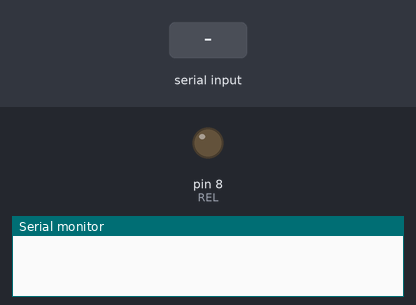
The sketch below on a simulated Arduino Uno, built with avr-gcc and run on an emulated ATmega328P. On the bench: output pins drawn as LEDs (lit = HIGH), the last lines printed to the serial monitor. Inputs (shaded band) come from the test bench.

Above: at 1.2 s.
1.3 s: "1" received over Serial
At 1.6 s:
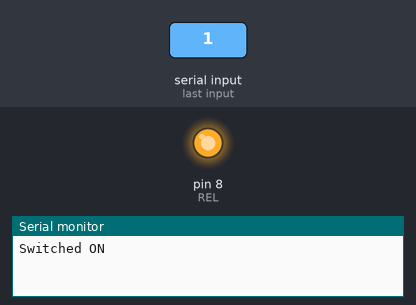
2.8 s: "2" received over Serial
At 3.9 s:
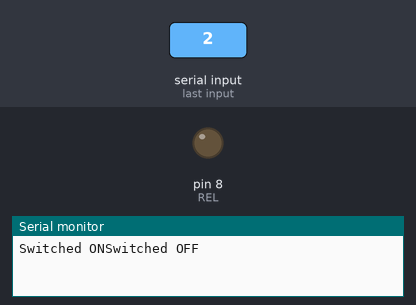
Timing chart, 0 to 5.8 s (numbered marks = the images above; inputs shaded):
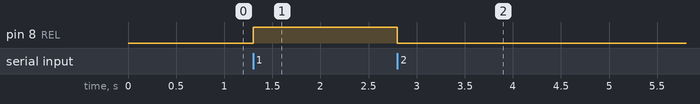

Measured:
- after the input at 1.3 s, pin 8 (REL): LOW → HIGH at once
- after the input at 2.8 s, pin 8 (REL): HIGH → LOW at once

The sketch:

RELAY_LIGHT_CONTROL.ino
```cpp
int REL = 8;
char input;
void setup() {
  Serial.begin(9600);
  pinMode(REL, OUTPUT);

}

void loop() {
  if(Serial.available() > 0)
  {
      input = Serial.read();
    if(input == '1')
    {
      digitalWrite(REL, HIGH);
     Serial.write("Switched ON");
    }
    if(input == '2')
    {
      digitalWrite(REL, LOW);
      Serial.write("Switched OFF");
    }
  }
   //digitalWrite(REL, HIGH);
}
```
